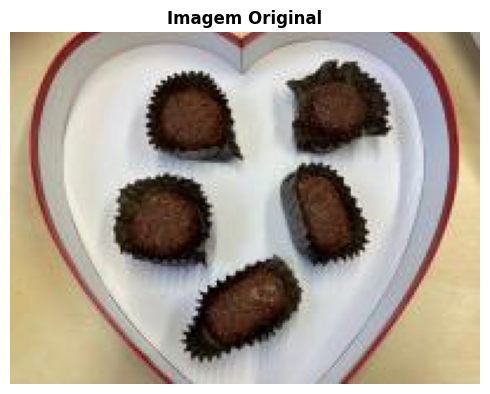
#> input picture files/imagem usada/thumb.jpg, 490 x 394 px, found by its file name
$ jupyter execute segmentacao_bombons.ipynb
#> lines starting #> are read from the running program, lines starting #| are printed output that depends on the picture; after the words box and inside, x2 and y2 are one past the last pixel; in counts of white or black regions, pixels touching at a corner belong together
# Segmentação de Bombons em Imagens Digitais

**Autores:** Matheus de Souza Matos e Flavio Henrique de Jesus Cruz
**Disciplina:** Processamento de Imagens
**Instituição:** Universidade Federal de Sergipe

---

## Introdução

Este trabalho tem como objetivo segmentar automaticamente bombons presentes em imagens digitais, separando-os do fundo e contando quantos existem na cena. A abordagem utiliza exclusivamente técnicas clássicas de processamento de imagens, sem nenhum método de aprendizado de máquina.

O pipeline consiste nas seguintes etapas:

1. Conversão para escala de cinza
2. Análise do histograma
3. Binarização pelo método de Otsu
4. Morfologia matemática (abertura e fechamento)
5. Rotulação de componentes conexos e contagem

**Dataset utilizado:** Valentines Chocolates — Roboflow
https://universe.roboflow.com/chocolates/valentines-chocolates/

## 1. Importação de Bibliotecas

[cell 1]
import numpy as np
import matplotlib.pyplot as plt
from skimage import io, color
from skimage.morphology import disk, binary_opening, binary_closing
from skimage.measure import label, regionprops
from skimage.filters import threshold_otsu

print("Bibliotecas importadas com sucesso!")

## 2. Carregamento da Imagem

[cell 2]
imagem_original = io.imread('/content/thumb.jpg')
#> imagem_original is the input picture: shape (394, 490, 4); mean R, G, B, A 174.6, 165.2, 154.4, 255

print(f"Dimensões : {imagem_original.shape}")
#| Dimensões : (394, 490, 4)
print(f"Tipo      : {imagem_original.dtype}")
#| Tipo      : uint8
print(f"Min / Max : {imagem_original.min()} / {imagem_original.max()}")
#| Min / Max : 0 / 255

plt.figure(figsize=(5, 5))
plt.imshow(imagem_original)
plt.title('Imagem Original', fontweight='bold')
plt.axis('off')
plt.tight_layout()
plt.show()

## 3. Conversão para Escala de Cinza

Convertemos a imagem RGB para escala de cinza usando a ponderação padrão que leva em conta a sensibilidade do olho humano a cada canal de cor:

$$\text{Gray} = 0{,}2989 \cdot R + 0{,}5870 \cdot G + 0{,}1140 \cdot B$$

Essa etapa reduz as três bandas de cor a uma única camada de intensidade, o que é suficiente para a segmentação baseada em contraste.

[cell 3]
imagem_gray = color.rgb2gray(imagem_original)
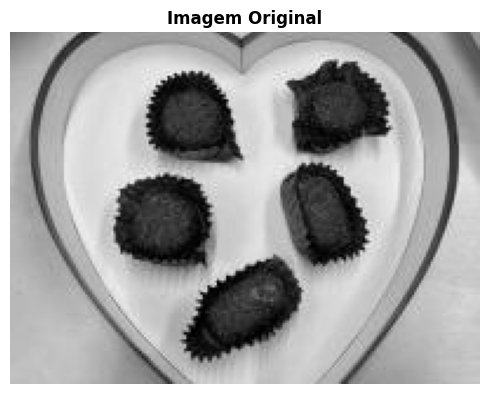
#> imagem_gray: shape (394, 490) float64; min 0, max 1, mean 0.653
imagem_gray = (imagem_gray * 255).astype(np.uint8)

print(f"Dimensão após conversão: {imagem_gray.shape}")
#| Dimensão após conversão: (394, 490)
print(f"Intensidade média      : {imagem_gray.mean():.1f}")
#| Intensidade média      : 166.0

fig, axes = plt.subplots(1, 2, figsize=(10, 4))
axes[0].imshow(imagem_original)
axes[0].set_title('Original (RGB)', fontweight='bold')
axes[0].axis('off')
axes[1].imshow(imagem_gray, cmap='gray')
axes[1].set_title('Escala de Cinza', fontweight='bold')
axes[1].axis('off')
plt.tight_layout()
plt.show()
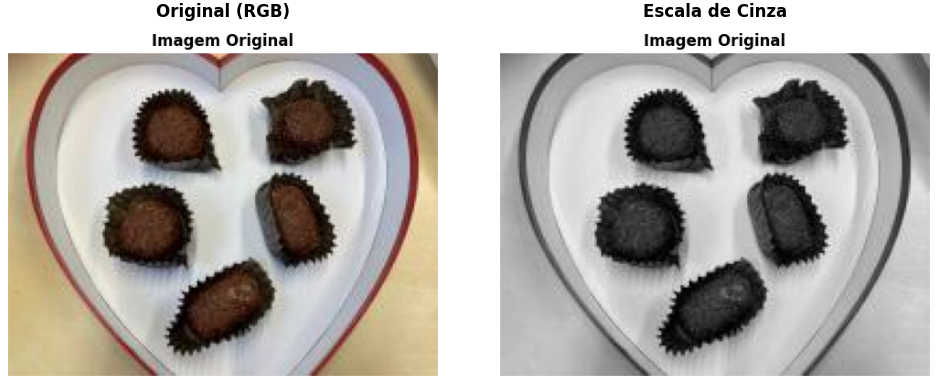
#> figure drawn by matplotlib, 2 panels

## 4. Análise do Histograma

O histograma mostra a frequência de cada nível de intensidade na imagem. Observar o histograma antes de binarizar é importante para entender a distribuição de intensidades e verificar se existe uma separação clara entre o fundo (claro) e os bombons (escuros).

[cell 4]
limiar = threshold_otsu(imagem_gray)
#> limiar = 125

plt.figure(figsize=(9, 4))
plt.hist(imagem_gray.ravel(), bins=256, range=(0, 256), color='gray', alpha=0.7)
plt.axvline(limiar, color='red', linestyle='--', linewidth=2, label=f'Limiar Otsu = {limiar}')
plt.title('Histograma de Níveis de Cinza', fontweight='bold')
plt.xlabel('Intensidade do Pixel')
plt.ylabel('Frequência')
plt.legend()
plt.grid(True, alpha=0.3)
plt.tight_layout()
plt.show()
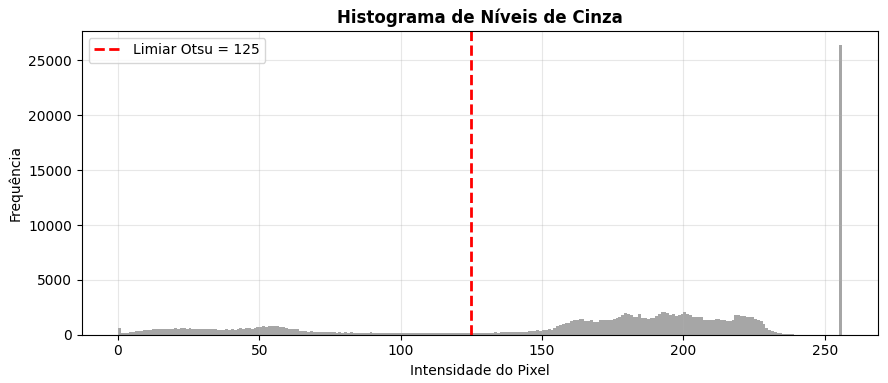
#> figure drawn by matplotlib, 1 panel; tallest bar 26383 high, from x = 255 to 256

print(f"Média   : {imagem_gray.mean():.1f}")
#| Média   : 166.0
print(f"Desvio  : {imagem_gray.std():.1f}")
#| Desvio  : 72.2
print(f"Limiar (Otsu): {limiar}")
#| Limiar (Otsu): 125

## 5. Binarização pelo Método de Otsu

A binarização converte a imagem em escala de cinza em uma imagem binária (apenas 0 e 1). O **método de Otsu** determina automaticamente o limiar ótimo ao maximizar a variância entre as duas classes — fundo e objeto.

Como os bombons são **mais escuros** que o fundo branco da caixinha, usamos a condição `pixel < limiar` para marcá-los como objetos (branco na máscara).

[cell 5]
imagem_binaria = imagem_gray < limiar
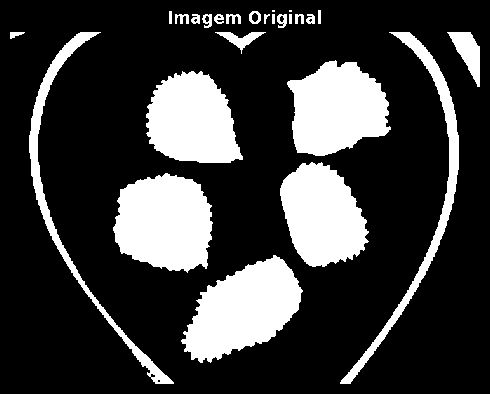
#> imagem_binaria: shape (394, 490) bool; 23.3% white; 26 white regions (2 under 20 px), largest, box (x1, y1, x2, y2) and area: (181, 255, 303, 363) 7777, (113, 173, 213, 273) 7690, (287, 60, 391, 156) 7104

print(f"Limiar de Otsu aplicado: {limiar}")
#| Limiar de Otsu aplicado: 125
print(f"Pixels de objeto (escuros): {imagem_binaria.sum()}")
#| Pixels de objeto (escuros): 44940
print(f"Pixels de fundo  (claros) : {(~imagem_binaria).sum()}")
#| Pixels de fundo  (claros) : 148120

fig, axes = plt.subplots(1, 2, figsize=(10, 4))
axes[0].imshow(imagem_gray, cmap='gray')
axes[0].set_title('Escala de Cinza', fontweight='bold')
axes[0].axis('off')
axes[1].imshow(imagem_binaria, cmap='gray')
axes[1].set_title(f'Binarização — Limiar Otsu = {limiar}', fontweight='bold')
axes[1].axis('off')
plt.tight_layout()
plt.show()

## 6. Morfologia Matemática

As operações morfológicas trabalham sobre a forma dos objetos na imagem binária, usando um **elemento estruturante** como referência.

Utilizamos um **elemento estruturante circular (disco)**, que respeita a forma arredondada dos bombons.

### Abertura (erosão → dilatação)
Remove pequenos ruídos e fragmentos isolados que aparecem após a binarização, sem comprometer muito a forma dos objetos maiores.

### Fechamento (dilatação → erosão)
Preenche pequenos buracos internos que a binarização deixou nos bombons, consolidando cada objeto em uma região contínua.

[cell 6]
# Elemento estruturante: disco de raio 3
raio = 3
ee = disk(raio)

print(f"Elemento estruturante — disco de raio {raio}:")
print(ee.astype(int))

[cell 7]
# Abertura
imagem_abertura = binary_opening(imagem_binaria, ee)
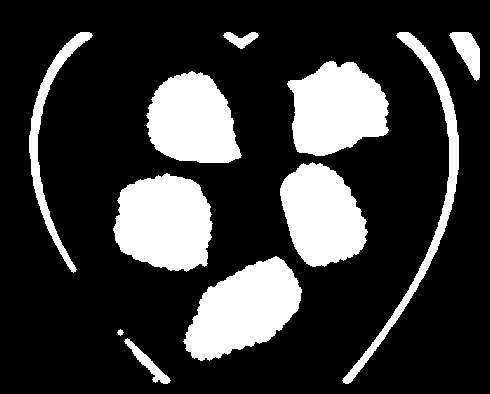
#> imagem_abertura: shape (394, 490) bool; 22.2% white; 11 white regions, largest, box (x1, y1, x2, y2) and area: (183, 256, 302, 361) 7625, (113, 173, 213, 272) 7619, (287, 61, 389, 156) 7039

# Fechamento
imagem_fechamento = binary_closing(imagem_abertura, ee)
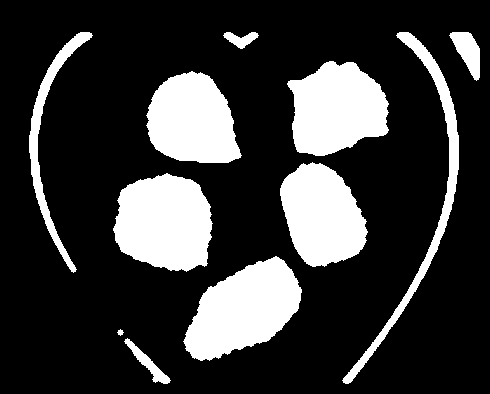
#> imagem_fechamento: shape (394, 490) bool; 22.2% white; 11 white regions

fig, axes = plt.subplots(1, 3, figsize=(14, 4))
axes[0].imshow(imagem_binaria, cmap='gray')
axes[0].set_title('Binarização (original)', fontweight='bold')
axes[0].axis('off')

axes[1].imshow(imagem_abertura, cmap='gray')
axes[1].set_title('Após Abertura\n(remove ruídos)', fontweight='bold')
axes[1].axis('off')

axes[2].imshow(imagem_fechamento, cmap='gray')
axes[2].set_title('Após Fechamento\n(preenche buracos)', fontweight='bold')
axes[2].axis('off')

plt.tight_layout()
plt.show()

print(f"Pixels antes da abertura : {imagem_binaria.sum()}")
#| Pixels antes da abertura : 44940
print(f"Pixels após abertura     : {imagem_abertura.sum()}")
#| Pixels após abertura     : 42786
print(f"Pixels após fechamento   : {imagem_fechamento.sum()}")
#| Pixels após fechamento   : 42946

## 7. Rotulação e Contagem de Bombons

Com a máscara binária refinada, rotulamos cada **componente conexo** (grupo de pixels brancos conectados entre si). Cada componente recebe um número único, permitindo identificar e contar os bombons individualmente.

Um filtro por **área mínima** é aplicado para descartar eventuais fragmentos residuais muito pequenos que não correspondem a bombons reais.

[cell 8]
imagem_rotulada = label(imagem_fechamento)
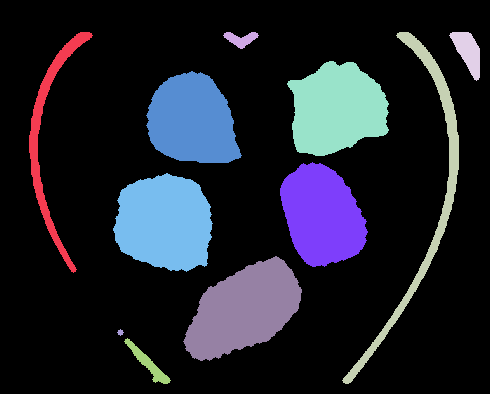
#> imagem_rotulada: shape (394, 490) int32; 12 distinct labels, from 0 to 11; one colour per label, 0 black
regioes = regionprops(imagem_rotulada)
#> regioes = 11 regions; largest, box (x1, y1, x2, y2) and area: (183, 256, 302, 361) 7659, (113, 173, 213, 272) 7650, (287, 61, 389, 156) 7059, (280, 162, 368, 267) 6532, (146, 71, 242, 163) 6529

area_minima = 200  # pixels
bombons = [r for r in regioes if r.area >= area_minima]
#> bombons = 10 regions; largest, box (x1, y1, x2, y2) and area: (183, 256, 302, 361) 7659, (113, 173, 213, 272) 7650, (287, 61, 389, 156) 7059, (280, 162, 368, 267) 6532, (146, 71, 242, 163) 6529

print(f"Regiões detectadas no total : {len(regioes)}")
#| Regiões detectadas no total : 11
print(f"Bombons (área >= {area_minima} px)  : {len(bombons)}")
#| Bombons (área >= 200 px)  : 10
print()
for i, b in enumerate(bombons, 1):
    print(f"Bombom {i}: área={int(b.area)} px  "
          f"centroide=({b.centroid[0]:.0f}, {b.centroid[1]:.0f})  "
          f"perímetro={b.perimeter:.1f} px")
#> this loop made 10 passes
#| Bombom 1: área=2293 px  centroide=(136, 50)  perímetro=579.7 px
#| Bombom 2: área=318 px  centroide=(39, 241)  perímetro=91.7 px
#| Bombom 3: área=3536 px  centroide=(191, 424)  perímetro=865.4 px
#| Bombom 4: área=826 px  centroide=(51, 468)  perímetro=132.6 px
#| Bombom 5: área=7059 px  centroide=(109, 336)  perímetro=357.6 px
#| Bombom 6: área=6529 px  centroide=(120, 192)  perímetro=330.4 px
#| Bombom 7: área=6532 px  centroide=(215, 322)  perímetro=333.6 px
#| Bombom 8: área=7650 px  centroide=(222, 164)  perímetro=361.8 px
#> (further printed lines are left out)

plt.figure(figsize=(5, 4))
plt.imshow(imagem_rotulada, cmap='nipy_spectral')
plt.title('Componentes Rotulados', fontweight='bold')
plt.axis('off')
plt.tight_layout()
plt.show()

## 8. Resultado Final

[cell 9]
fig, axes = plt.subplots(1, 2, figsize=(12, 5))

axes[0].imshow(imagem_original)
axes[0].set_title('Imagem Original', fontweight='bold')
axes[0].axis('off')

axes[1].imshow(imagem_original)
for i, b in enumerate(bombons, 1):
    minr, minc, maxr, maxc = b.bbox
    rect = plt.Rectangle((minc, minr), maxc - minc, maxr - minr,
                          fill=False, edgecolor='red', linewidth=2)
    axes[1].add_patch(rect)
    cy, cx = b.centroid
    axes[1].text(cx, cy, str(i), color='yellow', fontsize=13,
                 fontweight='bold', ha='center', va='center',
                 bbox=dict(boxstyle='round', facecolor='red', alpha=0.75))
#> this loop made 10 passes
#> (minr, minc, maxr, maxc, cy, cx) on passes 1 to 10: (32, 29, 273, 93, 136.2, 49.79), (32, 223, 49, 259, 38.71, 240.5), (32, 342, 384, 459, 191.3, 423.8), (32, 449, 81, 480, 51.14, 467.6), (61, 287, 156, 389, 108.7, 336.4), (71, 146, 163, 242, 120.4, 191.9), (162, 280, 267, 368, 215.2, 321.8), (173, 113, 272, 213, 222.4, 164.2), (256, 183, 361, 302, 309.5, 243.4), (338, 124, 384, 171, 363.2, 147.7)

axes[1].set_title(f'Resultado: {len(bombons)} bombons detectados', fontweight='bold')
axes[1].axis('off')

plt.tight_layout()
plt.show()
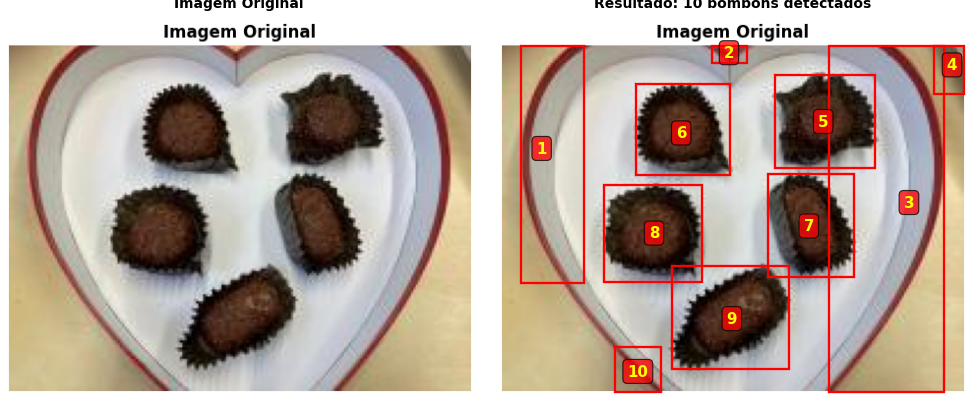
#> figure drawn by matplotlib, 2 panels

## 9. Análise dos Bombons Detectados

[cell 10]
areas = [int(b.area) for b in bombons]
#> areas = [2293, 318, 3536, 826, 7059, 6529, 6532, 7650, 7659, 515]

plt.figure(figsize=(7, 4))
plt.bar([f'Bombom {i}' for i in range(1, len(areas)+1)],
        areas, color='saddlebrown', alpha=0.8, edgecolor='black')
plt.ylabel('Área (pixels)')
plt.title('Área de Cada Bombom Detectado', fontweight='bold')
plt.grid(True, alpha=0.3, axis='y')
plt.tight_layout()
plt.show()
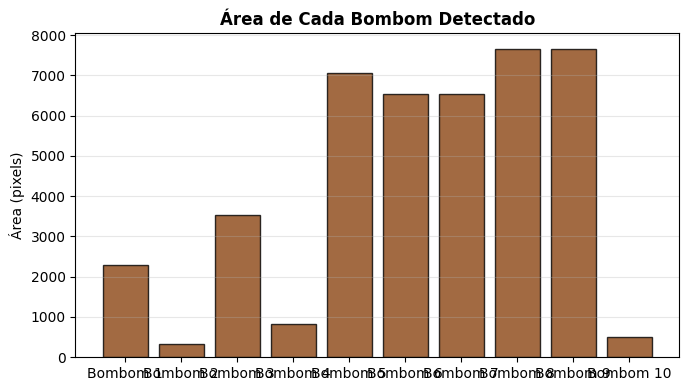
#> figure drawn by matplotlib, 1 panel; tallest bar 7659 high, from x = 7.6 to 8.4

print(f"Área média  : {np.mean(areas):.1f} px")
#| Área média  : 4291.7 px
print(f"Área mínima : {np.min(areas)} px")
#| Área mínima : 318 px
print(f"Área máxima : {np.max(areas)} px")
#| Área máxima : 7659 px
